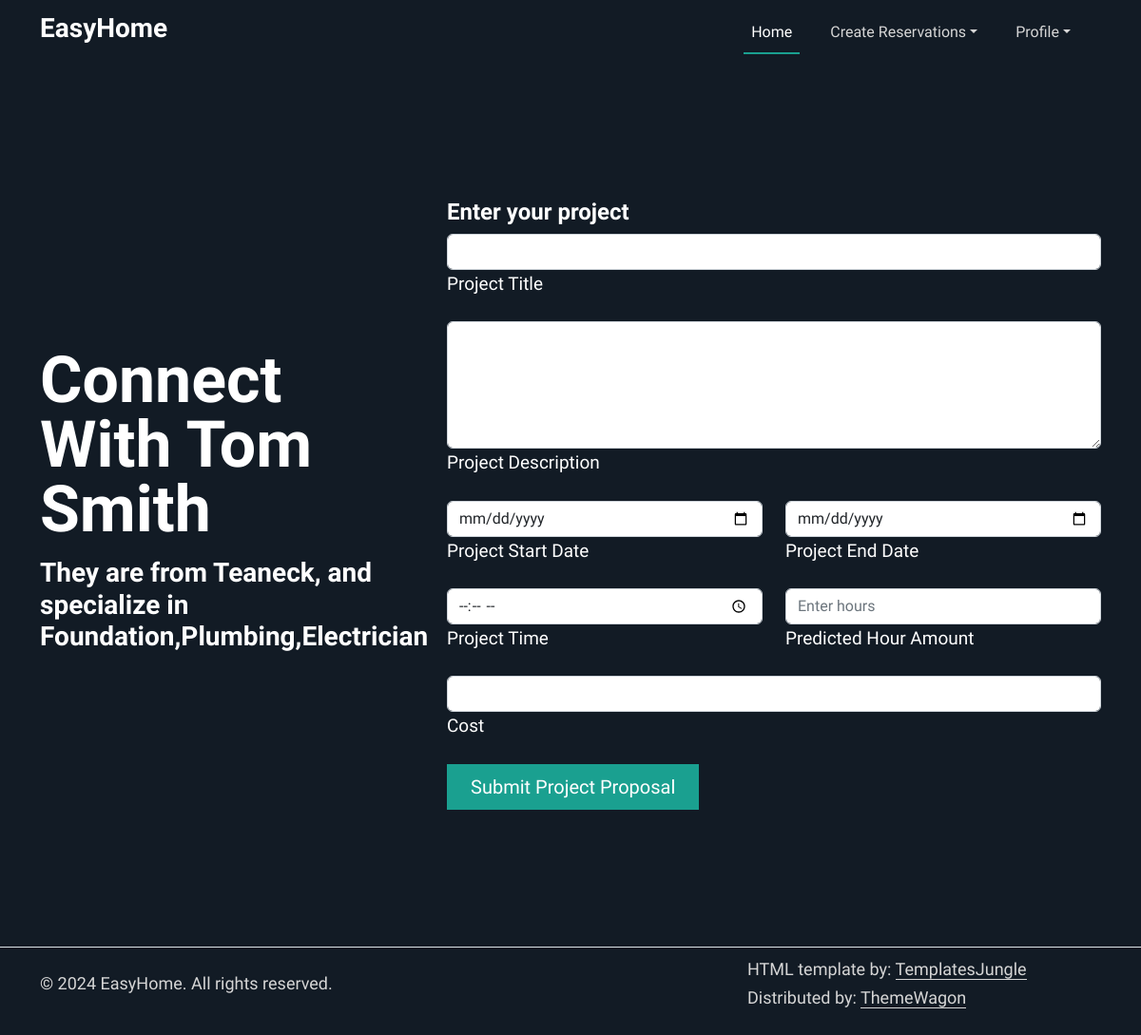
Page /createReservation/1 (signed in) on the committed database.
### tables this page shows
CREATE TABLE users (
                id INTEGER PRIMARY KEY AUTOINCREMENT,
                first_name VARCHAR2(25) NOT NULL,
                middle_name VARCHAR2(15),
                last_name VARCHAR2(25) NOT NULL,
                gender CHAR(1) CHECK (gender IN ('M','F','O')) NOT NULL,
                phone_number VARCHAR2(12) NOT NULL,
                email VARCHAR2(50) NOT NULL,
                password VARCHAR2(50) NOT NULL,
                street_number VARCHAR2(10),
                street_name VARCHAR2(35),
                town VARCHAR2(30),
                state CHAR(2),
                zip_code NUMBER(5),
                user_type VARCHAR2(20) CHECK (user_type IN ('customer','professional')) DEFAULT 'customer'
            );

CREATE TABLE professionals (
                  id INTEGER PRIMARY KEY AUTOINCREMENT,
                  user_id INTEGER NOT NULL,
                  profession VARCHAR2(50) NOT NULL,
                  hourly_cost DECIMAL(10,2),
                  description TEXT,
                  is_verified BOOLEAN DEFAULT 0,
                  FOREIGN KEY (user_id) REFERENCES users(id)
            );

### app.py (the view, shortened to what this page needs)
@app.route('/createReservation/<profId>', methods=["GET", "POST"])
@login_required
def createReservation(profId):
    cart = session.get('cart', [])
    if request.method == "GET":
        professional = get_professional_by_id(profId)
        return render_template("createReservation.html", prof=professional)

### app.py (called while the page is built)
@login_manager.user_loader
def load_user(user_id):
    try:
        conn = sqlite3.connect('database.db')
        conn.row_factory = sqlite3.Row
        c = conn.cursor()
        c.execute("SELECT * FROM users WHERE id = ?", (user_id,))
        user_row = c.fetchone()
        return User(user_row) if user_row else None
    except sqlite3.Error as e:
        print(f"Error retrieving user by ID: {e}")
        return None
    finally:
        if conn:
            conn.close()

def get_professional_by_id(professional_id):
    try:
        conn = sqlite3.connect('database.db')
        conn.row_factory = sqlite3.Row
        c = conn.cursor()
        c.execute("""
            SELECT professionals.*, users.*
            FROM professionals
            JOIN users ON professionals.user_id = users.id
            WHERE professionals.id = ?
        """, (professional_id,))
        row = c.fetchone()
        return dict(row) if row else None
    except sqlite3.Error as e:
        print(f"Error retrieving professional: {e}")
        return None
    finally:
        if conn:
            conn.close()

### templates/createReservation.html (shortened to what this page needs)
{%extends "base.html"%}
{%block content%}
<section id="start">
  <div class="container my-5 py-5">
    <div class="row featurette py-lg-5 align-items-center">
      <div class="col-md-4">
        <h1 class="text-capitalize lh-1 mb-3">Connect with {{prof['first_name']}} {{prof['last_name']}}</h1>
        <h3>They are from {{prof['town']}}, and specialize in {{prof['profession']}}</h3>
      </div>
      <div class="col-md-8">
        <form action="/createReservation/{{prof['id']}}" method="POST">
          <div class="text-content ps-md-5">
            <h4>Enter your project</h4>
            <div data-mdb-input-init class="form-outline mb-3 w-33">
              <input type="text" id="form2Example1" class="form-control" name="title" maxlength="50" />
              <label class="form-label" for="form2Example1">Project Title</label>
            </div>
            <div data-mdb-input-init class="form-outline mb-3 w-33">
              <textarea id="form2Example1" class="form-control" name="desc" rows="5" maxlength="500"></textarea>
              <label class="form-label" for="form2Example1">Project Description</label>
            </div>
            <div class="row">
              <div class="col-6">
                <div data-mdb-input-init class="form-outline mb-3 w-33">
                  <input type="date" id="form2Example1" class="form-control" name="startDate"/>
                  <label class="form-label" for="form2Example1">Project Start Date</label>
                </div>
              </div>
              <div class="col-6">
                <div data-mdb-input-init class="form-outline mb-3 w-33">
                  <input type="date" id="form2Example1" class="form-control" name="endDate"/>
                  <label class="form-label" for="form2Example1">Project End Date</label>
                </div>
              </div>
            </div>
            <div class="row">
              <div class="col-6">
                <div data-mdb-input-init class="form-outline mb-3 w-33">
                  <input type="time" id="form2Example1" class="form-control" name="time" />
                  <label class="form-label" for="form2Example1">Project Time</label>
                </div>
              </div>
              <div class="col-6">
                <div data-mdb-input-init class="form-outline mb-3 w-33">
                  <input type="number" id="hoursInput" class="form-control" name="hour_amount" placeholder="Enter hours" />
                  <label class="form-label" for="hoursInput">Predicted Hour Amount</label>
                </div>
              </div>
            </div>
            <div class="row">
              <div data-mdb-input-init class="form-outline mb-3 w-33">
                <input type="text" id="costInput" class="form-control" name="cost" readonly />
                <label class="form-label" for="costInput">Cost</label>
              </div>
            </div>
            <button type="submit" class="btn btn-primary btn-lg px-4 me-md-2">Submit Project Proposal</button>
          </div>
        </form>
      </div>
    </div>
  </div>
</section>
{%endblock%}

### static/assets/css/style.css (style rules this page uses)
:root { --accent-color: #1AA090; --dark-color: #121B25; --grey-color: #83898F; --body-text-color: #FFFFFF; --light-text-color: #D6D6D6; --link-color: #092035; }
body { padding-top: 65px; font-family: 'Work Sans', sans-serif; font-weight: 400; font-size: 19px; line-height: 1.6em; color: var(--body-text-color); background-color: var(--dark-color); }
h1, .h1, h2, .h2, h3, .h3, h4, .h4, h5, .h5, h6, .h6 { font-family: 'Work Sans', sans-serif; font-weight: 600; color: var(--body-text-color); }
h1, .h1 { font-size: 68px; }
.btn { --bs-btn-border-radius: 0 rem; }
.btn-primary { --bs-btn-color: #fff; --bs-btn-bg: var(--accent-color); --bs-btn-border-color: var(--accent-color); --bs-btn-hover-color: #fff; --bs-btn-hover-bg: var(--accent-color); --bs-btn-hover-border-color: var(--accent-color); --bs-btn-active-color: #fff; --bs-btn-active-bg: var(--accent-color); --bs-btn-active-border-color: var(--accent-color); --bs-btn-disabled-color: #fff; --bs-btn-disabled-bg: var(--accent-color); --bs-btn-disabled-border-color: var(--accent-color); }

### rows in the picture
users: first_name "Tom", last_name "Smith", town "Teaneck"
professionals: profession "Foundation,Plumbing,Electrician"
